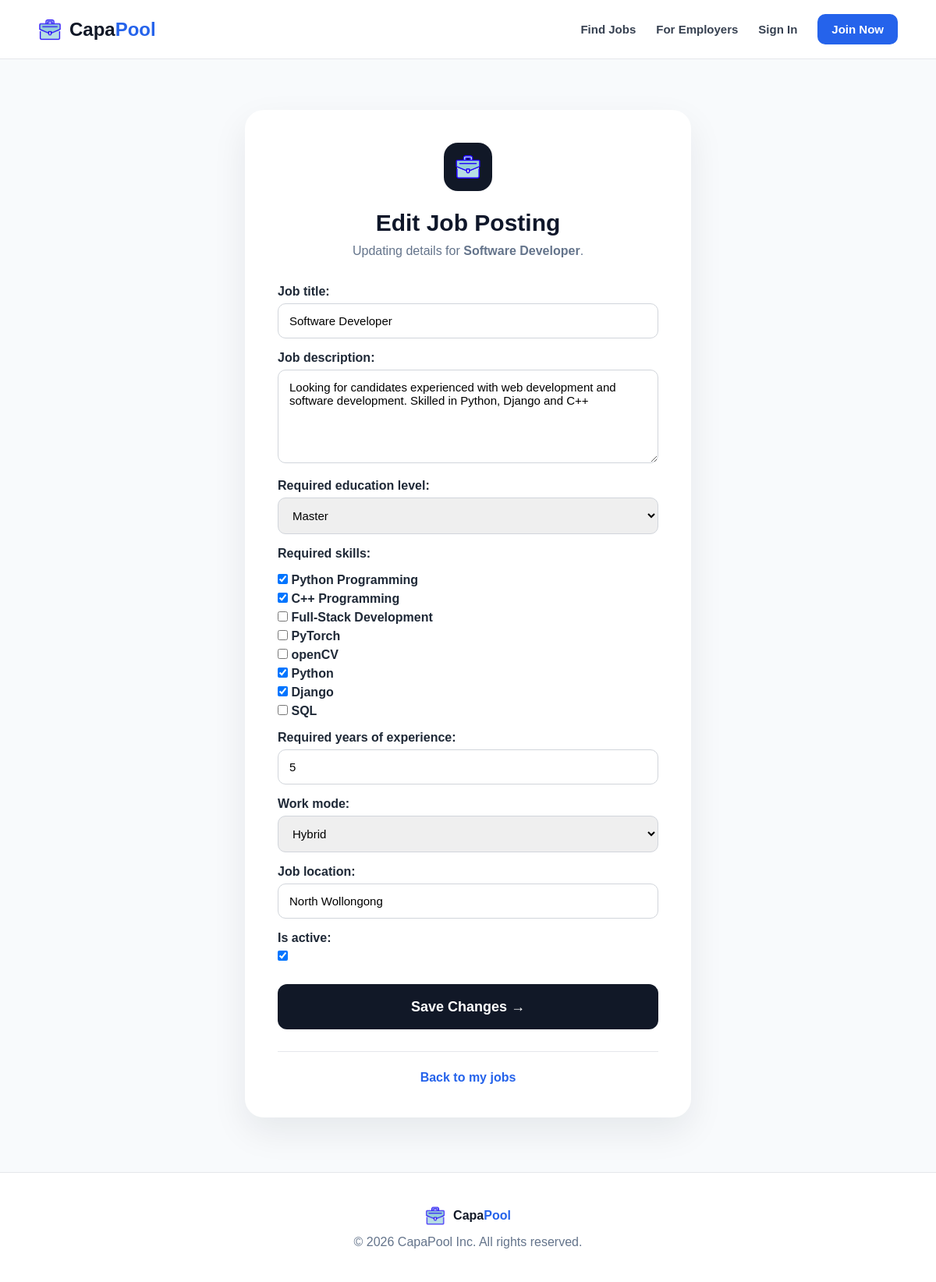
Page /jobs/2/edit/ (signed in) on the committed database.
### jobs/models.py (models this page shows, shortened)
class JobPosting(models.Model):
	education_choices = [
		('high_school', 'High School'),
		('diploma', 'Diploma'),
		('bachelor', 'Bachelor'),
		('master', 'Master'),
		('phd', 'PhD'),
	]
	work_mode_choices = [
		('remote', 'Remote'),
		('onsite', 'On-site'),
		('hybrid', 'Hybrid'),
	]
	employer = models.ForeignKey(
		EmployerProfile,
		on_delete=models.CASCADE,
		related_name='job_postings'
	)
	job_title = models.CharField(max_length=150)
	job_description = models.TextField()
	required_education_level = models.CharField(max_length=50, choices=education_choices)
	required_skills = models.ManyToManyField(Skill, blank=True)
	required_years_of_experience = models.PositiveIntegerField(default=0)
	work_mode = models.CharField(max_length=30, choices=work_mode_choices)
	job_location = models.CharField(max_length=100)
	is_active = models.BooleanField(default=True)
	created_at = models.DateTimeField(auto_now_add=True)

### jobs/views.py (the view)
# urls.py: path('<int:job_id>/edit/', views.edit_job, name='edit_job'),
@login_required
def edit_job(request, job_id):
	employer_profile = EmployerProfile.objects.filter(user=request.user).first()
	if employer_profile is None:
		messages.error(request, 'Only employers can edit job postings.')
		return redirect('dashboard')
	job = get_object_or_404(JobPosting, id=job_id, employer=employer_profile)
	if request.method == 'POST':
		form = JobPostingForm(request.POST, instance=job)
		if form.is_valid():
			form.save()
			messages.success(request, 'Job posting updated successfully.')
			return redirect('my_jobs')
	else:
		form = JobPostingForm(instance=job)
	return render(request, 'jobs/edit_job.html', {
		'form': form,
		'job': job
	})

### jobs/forms.py
class JobPostingForm(forms.ModelForm):
	class Meta:
		model = JobPosting
		fields = [
			'job_title',
			'job_description',
			'required_education_level',
			'required_skills',
			'required_years_of_experience',
			'work_mode',
			'job_location',
			'is_active',
		]
		widgets = {
			'job_description': forms.Textarea(attrs={
				'rows': 5,
				'placeholder': 'Enter the job description here...'
			}),
			'required_skills': forms.CheckboxSelectMultiple(),
		}

### candidates/models.py (called while the page is built)
	def __str__(self):
		return self.name

### templates/jobs/edit_job.html (shortened to what this page needs)
{% extends "base.html" %}
{% load static %}
{% block content %}
<section class="figma-form-page">
    <div class="figma-form-card">
        <div class="form-icon-box dark-icon-box">
            <img src="{% static 'images/briefcase-2.png' %}" alt="job icon">
        </div>
        <h1>Edit Job Posting</h1>
        <p class="form-subtitle">Updating details for <strong>{{ job.job_title }}</strong>.</p>
        <form method="post" class="simple-form">
            {{ form.as_p }}
            <button type="submit" class="figma-submit-btn">Save Changes →</button>
        </form>
        <div class="form-bottom-text">
            <a href="{% url 'my_jobs' %}">Back to my jobs</a>
        </div>
    </div>
</section>
{% endblock %}

### static/css/style.css (style rules this page uses)
* { margin: 0; padding: 0; box-sizing: border-box; }
body { font-family: Arial, sans-serif; background: #f8fafc; color: #1f2937; }
.figma-form-page { max-width: 620px; margin: 65px auto 70px; padding: 0 24px; }
.figma-form-card { background: white; border-radius: 24px; padding: 42px; box-shadow: 0 18px 45px rgba(15, 23, 42, 0.08); }
.form-icon-box { width: 62px; height: 62px; border-radius: 18px; background: #eaf2ff; display: flex; justify-content: center; align-items: center; margin: 0 auto 24px; }
.dark-icon-box { background: #111827; }
.form-icon-box img { width: 34px; height: 34px; object-fit: contain; }
.figma-form-card h1 { text-align: center; font-size: 30px; margin-bottom: 10px; color: #0f172a; }
.figma-form-card .form-subtitle { text-align: center; color: #64748b; margin-bottom: 34px; }
.simple-form p { margin-bottom: 16px; }
.simple-form label { display: block; font-weight: bold; margin-bottom: 6px; }
.simple-form input, .simple-form select, .simple-form textarea { width: 100%; padding: 13px 14px; border: 1px solid #d1d5db; border-radius: 10px; font-size: 15px; font-family: Arial, sans-serif; }
.simple-form textarea { min-height: 120px; resize: vertical; }
.simple-form input[type="checkbox"] { width: auto; margin: 0; }
.figma-submit-btn { width: 100%; height: 58px; border: none; border-radius: 12px; background: #111827; color: white; font-size: 18px; font-weight: bold; cursor: pointer; margin-top: 10px; }
.form-bottom-text { text-align: center; margin-top: 28px; padding-top: 24px; border-top: 1px solid #e5e7eb; }
.form-bottom-text a { color: #2563eb; text-decoration: none; font-weight: bold; }

### rows in the picture
JobPosting: job_title "Software Developer", job_description "Looking for candidates experienced with web development and software development. Skilled in Python, Django and C++", required_education_level "Master", required_years_of_experience "5", work_mode "Hybrid", job_location "North Wollongong", is_active "☑"
